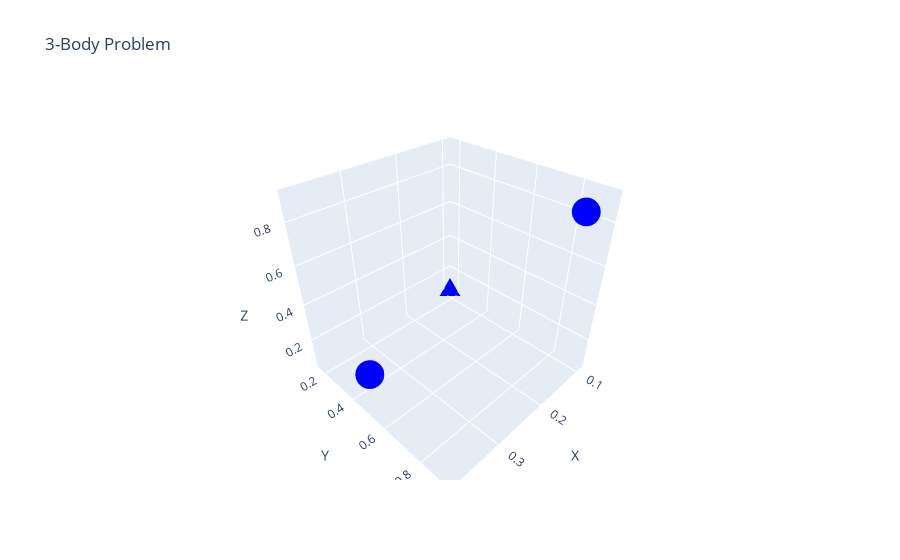
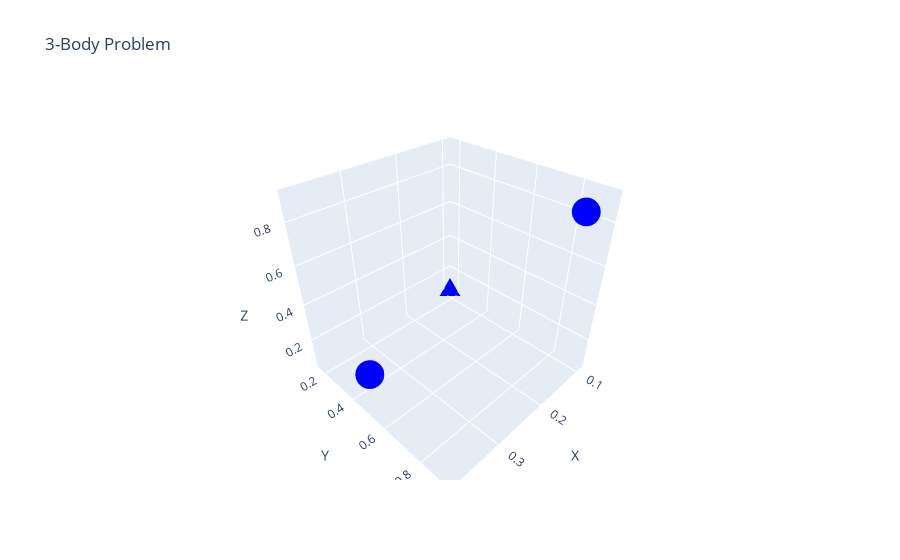
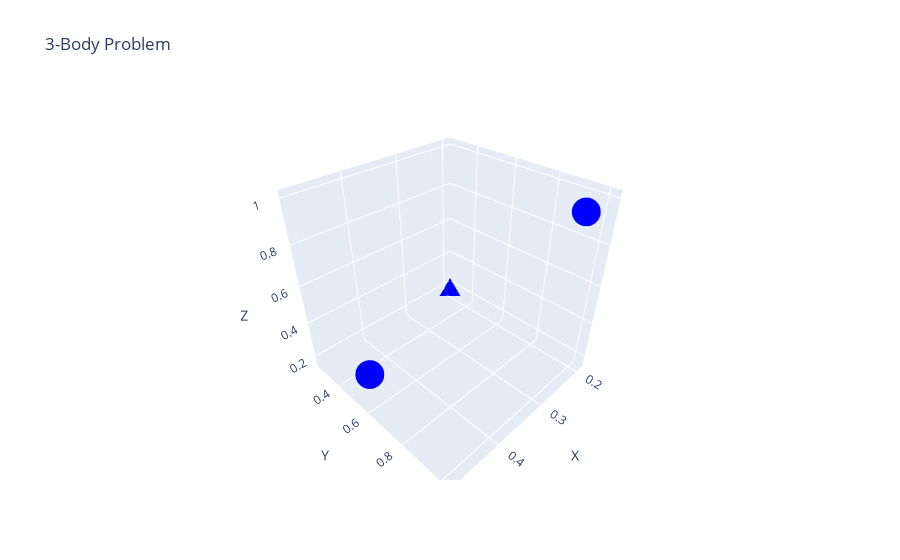
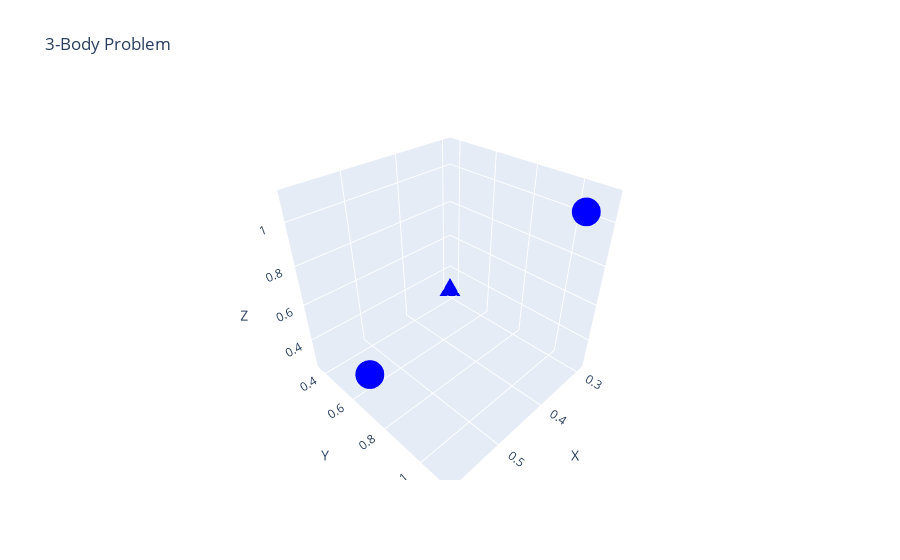

The notebook cell these images were saved under, in order:
### Code cell
import plotly.graph_objects as go
import numpy as np

# Example initial positions and velocities
positions = np.random.rand(3, 3)  # 3 bodies, 3D positions
velocities = np.random.rand(3, 3) * 0.1  # Initial velocities

# Create a figure
fig = go.Figure()

# Scatter plot for the initial positions of the bodies
scatter = go.Scatter3d(
    x=positions[:, 0], y=positions[:, 1], z=positions[:, 2],
    mode='markers', marker=dict(size=10, color='blue')
)

# Add the scatter plot to the figure
fig.add_trace(scatter)

# Layout options
fig.update_layout(
    title="3-Body Problem",
    scene=dict(
        xaxis_title='X',
        yaxis_title='Y',
        zaxis_title='Z',
        aspectmode="cube"
    )
)

# Show the plot
fig.show()

# To update positions, you can use the `update_traces` function
def update_positions(new_positions):
    fig.update_traces(
        x=new_positions[:, 0], y=new_positions[:, 1], z=new_positions[:, 2]
    )
    fig.show()


for i in range(10):
    update_positions(positions+0.1*i)

### Figure 1 — Plotly figure (JSON) as saved in the notebook; plotly's stock layout.template omitted (floating-point values rounded to 4 significant figures)
{"data": [{"marker": {"color": "blue", "size": 10}, "mode": "markers", "type": "scatter3d", "x": [0.3864, 0.09158, 0.1529], "y": [0.5072, 0.1638, 0.9188], "z": [0.2568, 0.05815, 0.9054]}], "layout": {"scene": {"aspectmode": "cube", "xaxis": {"title": {"text": "X"}}, "yaxis": {"title": {"text": "Y"}}, "zaxis": {"title": {"text": "Z"}}}, "title": {"text": "3-Body Problem"}}}

### Figure 2 — Plotly figure (JSON) as saved in the notebook; plotly's stock layout.template omitted (floating-point values rounded to 4 significant figures)
{"data": [{"marker": {"color": "blue", "size": 10}, "mode": "markers", "type": "scatter3d", "x": [0.3864, 0.09158, 0.1529], "y": [0.5072, 0.1638, 0.9188], "z": [0.2568, 0.05815, 0.9054]}], "layout": {"scene": {"aspectmode": "cube", "xaxis": {"title": {"text": "X"}}, "yaxis": {"title": {"text": "Y"}}, "zaxis": {"title": {"text": "Z"}}}, "title": {"text": "3-Body Problem"}}}

### Figure 3 — Plotly figure (JSON) as saved in the notebook; plotly's stock layout.template omitted (floating-point values rounded to 4 significant figures)
{"data": [{"marker": {"color": "blue", "size": 10}, "mode": "markers", "type": "scatter3d", "x": [0.4864, 0.1916, 0.2529], "y": [0.6072, 0.2638, 1.019], "z": [0.3568, 0.1581, 1.005]}], "layout": {"scene": {"aspectmode": "cube", "xaxis": {"title": {"text": "X"}}, "yaxis": {"title": {"text": "Y"}}, "zaxis": {"title": {"text": "Z"}}}, "title": {"text": "3-Body Problem"}}}

### Figure 4 — Plotly figure (JSON) as saved in the notebook; plotly's stock layout.template omitted (floating-point values rounded to 4 significant figures)
{"data": [{"marker": {"color": "blue", "size": 10}, "mode": "markers", "type": "scatter3d", "x": [0.5864, 0.2916, 0.3529], "y": [0.7072, 0.3638, 1.119], "z": [0.4568, 0.2581, 1.105]}], "layout": {"scene": {"aspectmode": "cube", "xaxis": {"title": {"text": "X"}}, "yaxis": {"title": {"text": "Y"}}, "zaxis": {"title": {"text": "Z"}}}, "title": {"text": "3-Body Problem"}}}
